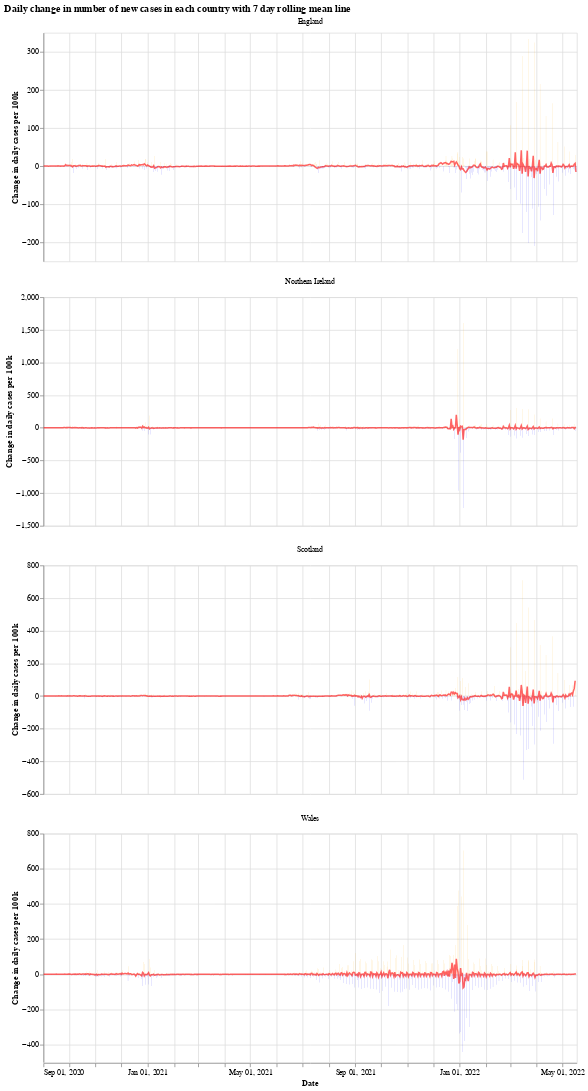

Here is the notebook cell this chart was saved with:
### Markdown cell above
We will use the Python library `Altair` for visualising the data, see the [altair docs](https://altair-viz.github.io/) for more information.

First we have a graph which shows the daily change in the number of new cases for each country. This number jumps up and down all over the place, which is likely due to delay in reporting of new cases over the weekend. Another interesting thing is that it looks like the daily cases in Wales experienced a much shorter period of calm over the summer (calm in the sense of daily cases not jumping up and down).

The orange bars are days when the number of new cases (per 100k population) was more than the previous day, while the blue are days when the number of new cases dropped. The red line is the 7 day moving average. 

When the moving average line is below 0, it means that there is a consistent drop in new cases. We can see this clearly happening around the times that lockdowns were introduced (though, to varying degrees). I will update the graphs soon with a marker of when each lockdown started.

### Code cell
# collapse
import altair as alt

bars = alt.Chart(uk_cases).mark_bar().encode(
    x=alt.X("yearmonthdate(date):T", axis=alt.Axis(title='Date')),
    y=alt.Y("casesChangeRate:Q", axis=alt.Axis(title='Change in daily cases per 100k')),
    tooltip='casesChange',
    color=alt.condition(
        alt.datum.casesChangeRate > 0,
        alt.value("orange"),  # The positive color
        alt.value("blue")  # The negative color
    )
).properties(title='Daily change in number of new cases with 7 day rolling mean',width=700).interactive()

line = alt.Chart(uk_cases).mark_line(
    color='red',
    size=2,
    opacity=0.6
).transform_window(
    rolling_mean='mean(casesChangeRate)',
    frame=[0, 7],
    groupby=['areaName']
).encode(
    x='yearmonthdate(date):T',
    y='rolling_mean:Q'
)

alt.layer(bars, line, data=uk_cases).facet(alt.Column(
    'areaName', title=''), columns=1).resolve_scale(y='independent').properties(title='Daily change in number of new cases in each country with 7 day rolling mean line')

### Figure 1 — Vega-Lite specification as saved in the notebook (floating-point values rounded to 4 significant figures; data arrays with more than 128 entries replaced by an {"elided": "..."} marker saying what was removed)
{"config": {"view": {"continuousWidth": 400, "continuousHeight": 300}}, "data": {"name": "data-beb7693c9247d8d89aef408bda3c26db"}, "facet": {"type": "nominal", "field": "areaName", "title": ""}, "spec": {"layer": [{"mark": "bar", "encoding": {"color": {"condition": {"value": "orange", "test": "(datum.casesChangeRate > 0)"}, "value": "blue"}, "tooltip": {"type": "quantitative", "field": "casesChange"}, "x": {"type": "temporal", "axis": {"title": "Date"}, "field": "date", "timeUnit": "yearmonthdate"}, "y": {"type": "quantitative", "axis": {"title": "Change in daily cases per 100k"}, "field": "casesChangeRate"}}, "selection": {"selector001": {"type": "interval", "bind": "scales", "encodings": ["x", "y"]}}, "title": "Daily change in number of new cases with 7 day rolling mean", "width": 700}, {"mark": {"type": "line", "color": "red", "opacity": 0.6, "size": 2}, "encoding": {"x": {"type": "temporal", "field": "date", "timeUnit": "yearmonthdate"}, "y": {"type": "quantitative", "field": "rolling_mean"}}, "transform": [{"window": [{"op": "mean", "field": "casesChangeRate", "as": "rolling_mean"}], "frame": [0, 7], "groupby": ["areaName"]}]}]}, "columns": 1, "resolve": {"scale": {"y": "independent"}}, "title": "Daily change in number of new cases in each country with 7 day rolling mean line", "$schema": "https://vega.github.io/schema/vega-lite/v4.8.1.json", "datasets": {"data-beb7693c9247d8d89aef408bda3c26db": {"elided": "2495 records"}}}
